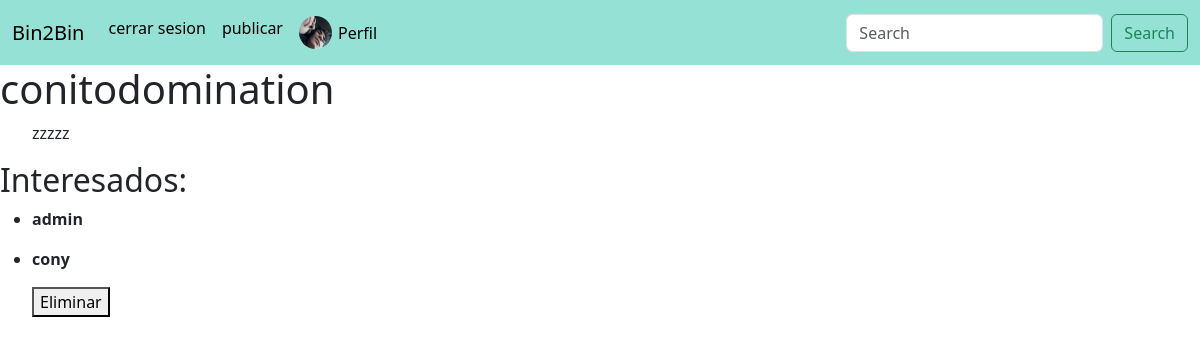
Page /perfil/post/11/ (signed in) on the committed database.
### user/models.py (models this page shows, shortened)
class user_img(models.Model):
    usuario = models.ForeignKey(User, on_delete=models.CASCADE)
    imagen = models.ImageField(upload_to='imagenes/')
    creado = models.DateTimeField(auto_now_add=True)

### publi/models.py (models this page shows, shortened)
class publi(models.Model):
    titulo = models.CharField(max_length=100)
    descripcion = models.TextField(blank=True)
    creacion = models.DateTimeField(auto_now_add=True)
    usuario = models.ForeignKey(User, on_delete=models.CASCADE)

class Interesado(models.Model):
    publicante = models.ForeignKey(User, related_name="pub", on_delete=models.CASCADE)
    interesado = models.ForeignKey(User, related_name="inte", on_delete=models.CASCADE)
    pk_post = models.ForeignKey("publi", on_delete=models.CASCADE)

### publi/views.py (the view)
# urls.py: path('perfil/post/<int:post_id>/', publi_views.post, name='post')
def post(request, post_id):
    publicacion = get_object_or_404(publi, id=post_id)
    if request.method == 'POST':
        usuario1 = request.user.id
        usuario2 = publicacion.usuario.id
        if usuario1 == usuario2:
            publicacion.delete()
            return redirect('perfil')
        else:
            hay_interesado = Interesado.objects.filter(publicante=publicacion.usuario, interesado=request.user, pk_post=post_id).exists()
            if hay_interesado == True:
                el_interesado = get_object_or_404(Interesado, publicante=publicacion.usuario, interesado=request.user, pk_post=post_id)
                el_interesado.delete()
                return redirect(reverse('post', args=[post_id]))
            else:
                Interesado.objects.create(publicante_id=usuario2, interesado_id=usuario1, pk_post_id=post_id)
                return redirect(reverse('post', args=[post_id]))
    else:
        interesados = Interesado.objects.filter(pk_post_id=post_id)
        hay_interesado = Interesado.objects.filter(publicante=publicacion.usuario, interesado=request.user, pk_post=post_id).exists()
        try:
            img_obj = get_object_or_404(user_img, usuario=request.user.id)
            return render(request, 'mipubli.html', {'post':publicacion, 'interesados':interesados, 'hay_interesado':hay_interesado, 'imagen':img_obj})
        except:
            return render(request, 'mipubli.html', {'post':publicacion, 'interesados':interesados, 'hay_interesado':hay_interesado})

### publi/templates/mipubli.html (shortened to what this page needs)
{% extends 'hola.html' %}
{% block content %}
    <h1>{{ post.titulo }}</h1>
    <ul>
        <p>{{ post.descripcion }}</p>
    </ul>
    {% if request.user.id == post.usuario.id %}
        <h2>Interesados:</h2>
        {% for inte in interesados %}
        <ul>
            <li>
                <strong>{{ inte.interesado }}</strong>
            </li>
        </ul>
        {% empty %}
            <ul><li>No hay interesados</li></ul>
        {% endfor %}
        <form action="" method="POST">
            <ul>
                <button>
                    Eliminar
                </button>
            </ul>
        </form>
    {% endif %}
{% endblock %}

### user/templates/hola.html (shortened to what this page needs)
<!DOCTYPE html>
{% load static %}
<html lang="es">
<head>
    <link rel="stylesheet" href="https://cdn.jsdelivr.net/npm/bootstrap@5.3.8/dist/css/bootstrap.min.css">
</head>
<body>
    <nav class="navbar navbar-expand-lg" style="background-color: #1abea374;" data-bs-theme="light">
        <div class="container-fluid">
            <a class="navbar-brand" href="/">Bin2Bin</a>
            <div class="collapse navbar-collapse" id="navbarSupportedContent">
                <ul class="navbar-nav me-auto mb-2 mb-lg-0">
                    {% if user.is_authenticated %}
                        {% if request.path != "/publicar/" %}
                            {% if request.path != "/perfil/" %}
                                <li class="nav-item">
                                    <a href="/logout" class="nav-link active">cerrar sesion</a>
                                </li>
                                <li class="nav-item">
                                    <a href="/publicar" class="nav-link active">publicar</a>
                                </li>
                                <li class="nav-item">
                                    <a href="/perfil" class="nav-link active d-flex align-items-center">
                                        <img src="{{imagen.imagen.url}}"
                                            alt="Foto de perfil"
                                            width="33"
                                            height="33"
                                            style="border-radius: 50%; margin-right: 6px;">
                                        Perfil
                                    </a>
                                </li>
                            {% endif %}
                        {% endif %}
                    {% endif %}
                </ul>
                <form class="d-flex" role="search">
                    <input class="form-control me-2" type="search" placeholder="Search" aria-label="Search"/>
                    <button class="btn btn-outline-success" type="submit">Search</button>
                </form>
            </div>
        </div>
    </nav>
    {% block content %}
        {% load static %}
    {% endblock %}
</body>
</html>

### rows in the picture
user_img: imagen (picture)
publi: titulo "conitodomination", descripcion "zzzzz"
Interesado: interesado "admin"
Interesado: interesado "cony"
